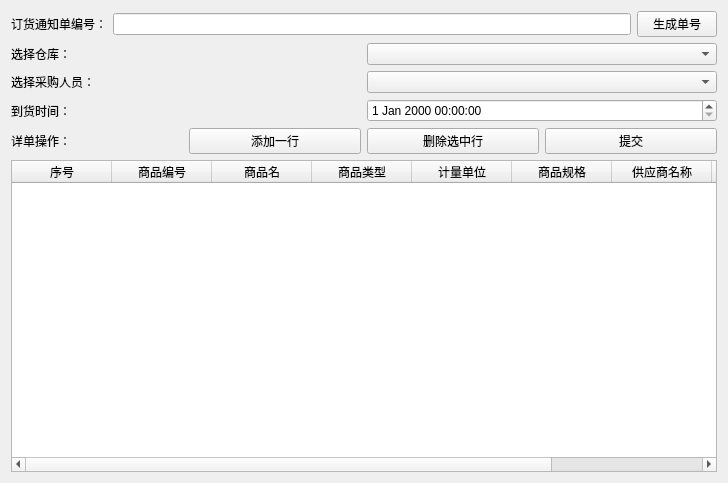
<?xml version="1.0" encoding="UTF-8"?>
<ui version="4.0">
 <class>Form</class>
 <widget class="QWidget" name="Form">
  <property name="geometry">
   <rect>
    <x>0</x>
    <y>0</y>
    <width>728</width>
    <height>483</height>
   </rect>
  </property>
  <property name="windowTitle">
   <string>填写订货通知单</string>
  </property>
  <layout class="QVBoxLayout" name="verticalLayout">
   <item>
    <layout class="QHBoxLayout" name="horizontalLayout_3">
     <item>
      <widget class="QLabel" name="label_2">
       <property name="text">
        <string>订货通知单编号：</string>
       </property>
      </widget>
     </item>
     <item>
      <widget class="QLineEdit" name="code_lineEdit"/>
     </item>
     <item>
      <widget class="QPushButton" name="gen_id_Button">
       <property name="text">
        <string>生成单号</string>
       </property>
      </widget>
     </item>
    </layout>
   </item>
   <item>
    <layout class="QHBoxLayout" name="horizontalLayout_2">
     <item>
      <widget class="QLabel" name="label_3">
       <property name="text">
        <string>选择仓库：</string>
       </property>
      </widget>
     </item>
     <item>
      <widget class="QComboBox" name="warehouse_comboBox"/>
     </item>
    </layout>
   </item>
   <item>
    <layout class="QHBoxLayout" name="horizontalLayout_4">
     <item>
      <widget class="QLabel" name="label_4">
       <property name="text">
        <string>选择采购人员：</string>
       </property>
      </widget>
     </item>
     <item>
      <widget class="QComboBox" name="order_man_comboBox"/>
     </item>
    </layout>
   </item>
   <item>
    <layout class="QHBoxLayout" name="horizontalLayout_5">
     <item>
      <widget class="QLabel" name="label_5">
       <property name="text">
        <string>到货时间：</string>
       </property>
      </widget>
     </item>
     <item>
      <widget class="QDateTimeEdit" name="dateTimeEdit"/>
     </item>
    </layout>
   </item>
   <item>
    <layout class="QHBoxLayout" name="horizontalLayout">
     <item>
      <widget class="QLabel" name="label">
       <property name="text">
        <string>详单操作：</string>
       </property>
      </widget>
     </item>
     <item>
      <widget class="QPushButton" name="add_Button">
       <property name="text">
        <string>添加一行</string>
       </property>
      </widget>
     </item>
     <item>
      <widget class="QPushButton" name="delete_Button">
       <property name="text">
        <string>删除选中行</string>
       </property>
      </widget>
     </item>
     <item>
      <widget class="QPushButton" name="commit_Button">
       <property name="text">
        <string>提交</string>
       </property>
      </widget>
     </item>
    </layout>
   </item>
   <item>
    <widget class="QTableWidget" name="tableWidget">
     <attribute name="horizontalHeaderStretchLastSection">
      <bool>true</bool>
     </attribute>
     <attribute name="verticalHeaderVisible">
      <bool>false</bool>
     </attribute>
     <column>
      <property name="text">
       <string>序号</string>
      </property>
     </column>
     <column>
      <property name="text">
       <string>商品编号</string>
      </property>
     </column>
     <column>
      <property name="text">
       <string>商品名</string>
      </property>
     </column>
     <column>
      <property name="text">
       <string>商品类型</string>
      </property>
     </column>
     <column>
      <property name="text">
       <string>计量单位</string>
      </property>
     </column>
     <column>
      <property name="text">
       <string>商品规格</string>
      </property>
     </column>
     <column>
      <property name="text">
       <string>供应商名称</string>
      </property>
     </column>
     <column>
      <property name="text">
       <string>购买数量</string>
      </property>
     </column>
     <column>
      <property name="text">
       <string>购买经费</string>
      </property>
     </column>
    </widget>
   </item>
  </layout>
 </widget>
 <resources/>
 <connections/>
</ui>
